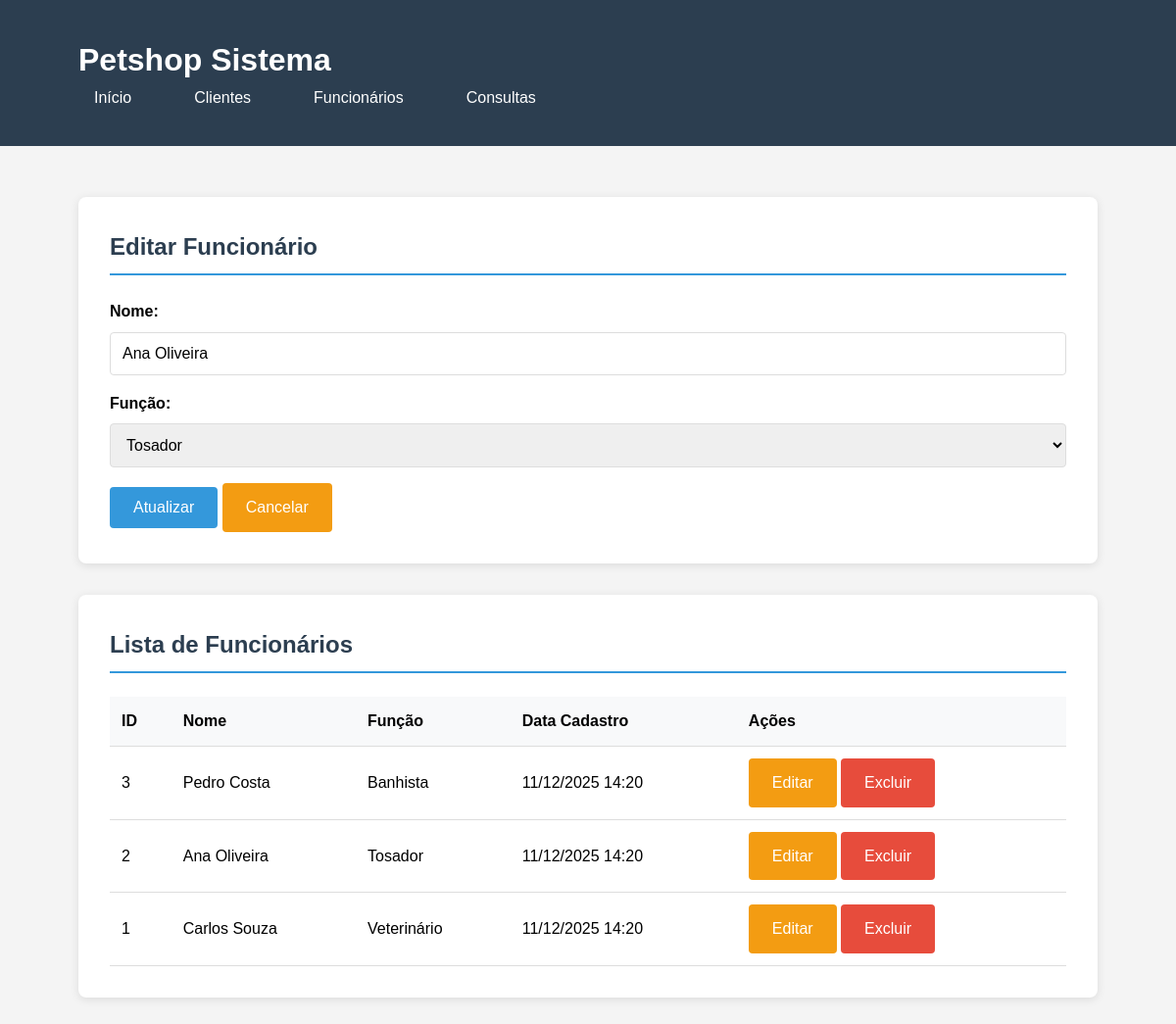
The app's page /funcionarios.php?editar=2 with its own data.
### tables this page shows
CREATE TABLE funcionarios (
    id INT AUTO_INCREMENT PRIMARY KEY,
    nome VARCHAR(100) NOT NULL,
    funcao VARCHAR(50) NOT NULL,
    data_cadastro TIMESTAMP DEFAULT CURRENT_TIMESTAMP
);

### funcionario.php (called while the page is built, shortened)
<?php
class Funcionario
{
    private $conn;
    private $table_name = "funcionarios";
    public $id;
    public function __construct($db)
    {
        $this->conn = $db;
    }
    public function ler()
    {
        $query = "SELECT * FROM " . $this->table_name . " ORDER BY id DESC";
        $stmt = $this->conn->prepare($query);
        $stmt->execute();
        return $stmt;
    }
    public function lerUm()
    {
        $query = "SELECT * FROM " . $this->table_name . " WHERE id = ? LIMIT 0,1";
        $stmt = $this->conn->prepare($query);
        $stmt->bindParam(1, $this->id);
        $stmt->execute();
        $row = $stmt->fetch(PDO::FETCH_ASSOC);
        if ($row) {
            $this->nome = $row['nome'];
            $this->funcao = $row['funcao'];
            return true;
        }
        return false;
    }
}

### funcionarios.php (the view, shortened to what this page needs)
<?php
include 'funcionario.php';
$database = new Database();
$db = $database->getConnection();
$funcionario = new Funcionario($db);
$funcionario_edicao = null;
if (isset($_GET['editar'])) {
    $funcionario->id = $_GET['editar'];
    if ($funcionario->lerUm()) {
        $funcionario_edicao = $funcionario;
    }
}
?>
<!DOCTYPE html>
<html lang="pt-br">
<head>
    <link rel="stylesheet" href="style.css">
</head>
<body>
    <div class="header">
        <div class="container">
            <h1>Petshop Sistema</h1>
            <ul class="nav-menu">
                <li><a href="index.php">Início</a></li>
                <li><a href="clientes.php">Clientes</a></li>
                <li><a href="funcionarios.php">Funcionários</a></li>
                <li><a href="consultas.php">Consultas</a></li>
            </ul>
        </div>
    </div>
    <div class="container">
        <div class="card">
            <h2 class="section-title"><?php echo $funcionario_edicao ? 'Editar' : 'Cadastrar'; ?> Funcionário</h2>
            <form method="POST">
                <div class="form-group">
                    <label>Nome:</label>
                    <input type="text" name="nome" class="form-control"
                        value="<?php echo $funcionario_edicao ? $funcionario_edicao->nome : ''; ?>" required>
                </div>
                <div class="form-group">
                    <label>Função:</label>
                    <select name="funcao" class="form-control" required>
                        <option value="Tosador" <?php echo ($funcionario_edicao && $funcionario_edicao->funcao == 'Tosador') ? 'selected' : ''; ?>>Tosador</option>
                    </select>
                </div>
                <button type="submit" class="btn btn-primary">
                    <?php echo $funcionario_edicao ? 'Atualizar' : 'Cadastrar'; ?>
                </button>
                <?php if ($funcionario_edicao): ?>
                    <a href="funcionarios.php" class="btn btn-warning">Cancelar</a>
                <?php endif; ?>
            </form>
        </div>
        <div class="card">
            <h2 class="section-title">Lista de Funcionários</h2>
            <table class="table">
                <thead>
                    <tr>
                        <th>ID</th>
                        <th>Nome</th>
                        <th>Função</th>
                        <th>Data Cadastro</th>
                        <th>Ações</th>
                    </tr>
                </thead>
                <tbody>
                    <?php
                    $stmt = $funcionario->ler();
                    if ($stmt->rowCount() > 0) {
                        while ($row = $stmt->fetch(PDO::FETCH_ASSOC)) {
                            extract($row);
                            $data_cadastro = date('d/m/Y H:i', strtotime($data_cadastro));
                            echo "<tr>";
                            echo "<td>{$id}</td>";
                            echo "<td>{$nome}</td>";
                            echo "<td>{$funcao}</td>";
                            echo "<td>{$data_cadastro}</td>";
                            echo "<td>";
                            echo "<a href='funcionarios.php?editar={$id}' class='btn btn-warning'>Editar</a> ";
                            echo "<a href='funcionarios.php?excluir={$id}' class='btn btn-danger' onclick='return confirmarExclusao()'>Excluir</a>";
                            echo "</td>";
                            echo "</tr>";
                        }
                    } else {
                        echo "<tr><td colspan='5'>Nenhum funcionário cadastrado.</td></tr>";
                    }
                    ?>
                </tbody>
            </table>
        </div>
    </div>
</body>
</html>

### style.css (style rules this page uses)
* { margin: 0; padding: 0; box-sizing: border-box; }
body { font-family: 'Arial', sans-serif; background-color: #f4f4f4; line-height: 1.6; }
.container { width: 90%; max-width: 1200px; margin: 0 auto; padding: 20px; }
.header { background: #2c3e50; color: white; padding: 1rem 0; margin-bottom: 2rem; }
.nav-menu { display: flex; list-style: none; gap: 2rem; }
.nav-menu a { color: white; text-decoration: none; padding: 0.5rem 1rem; border-radius: 4px; transition: background 0.3s; }
.card { background: white; border-radius: 8px; padding: 2rem; margin-bottom: 2rem; box-shadow: 0 2px 10px rgba(0,0,0,0.1); }
.form-group { margin-bottom: 1rem; }
.form-group label { display: block; margin-bottom: 0.5rem; font-weight: bold; }
.form-control { width: 100%; padding: 0.75rem; border: 1px solid #ddd; border-radius: 4px; font-size: 1rem; }
.btn { padding: 0.75rem 1.5rem; border: none; border-radius: 4px; cursor: pointer; font-size: 1rem; text-decoration: none; display: inline-block; text-align: center; }
.btn-primary { background: #3498db; color: white; }
.btn-warning { background: #f39c12; color: white; }
.btn-danger { background: #e74c3c; color: white; }
.table { width: 100%; border-collapse: collapse; margin-top: 1rem; }
.table th, .table td { padding: 0.75rem; text-align: left; border-bottom: 1px solid #ddd; }
.table th { background: #f8f9fa; font-weight: bold; }
.section-title { margin-bottom: 1.5rem; color: #2c3e50; border-bottom: 2px solid #3498db; padding-bottom: 0.5rem; }
.table td { vertical-align: middle; }

### records on screen
funcionarios: nome "Ana Oliveira", funcao "Tosador", id "2", data_cadastro "11/12/2025 14:20"
funcionarios: id "3", nome "Pedro Costa", funcao "Banhista", data_cadastro "11/12/2025 14:20"
funcionarios: id "1", nome "Carlos Souza", funcao "Veterinário", data_cadastro "11/12/2025 14:20"
